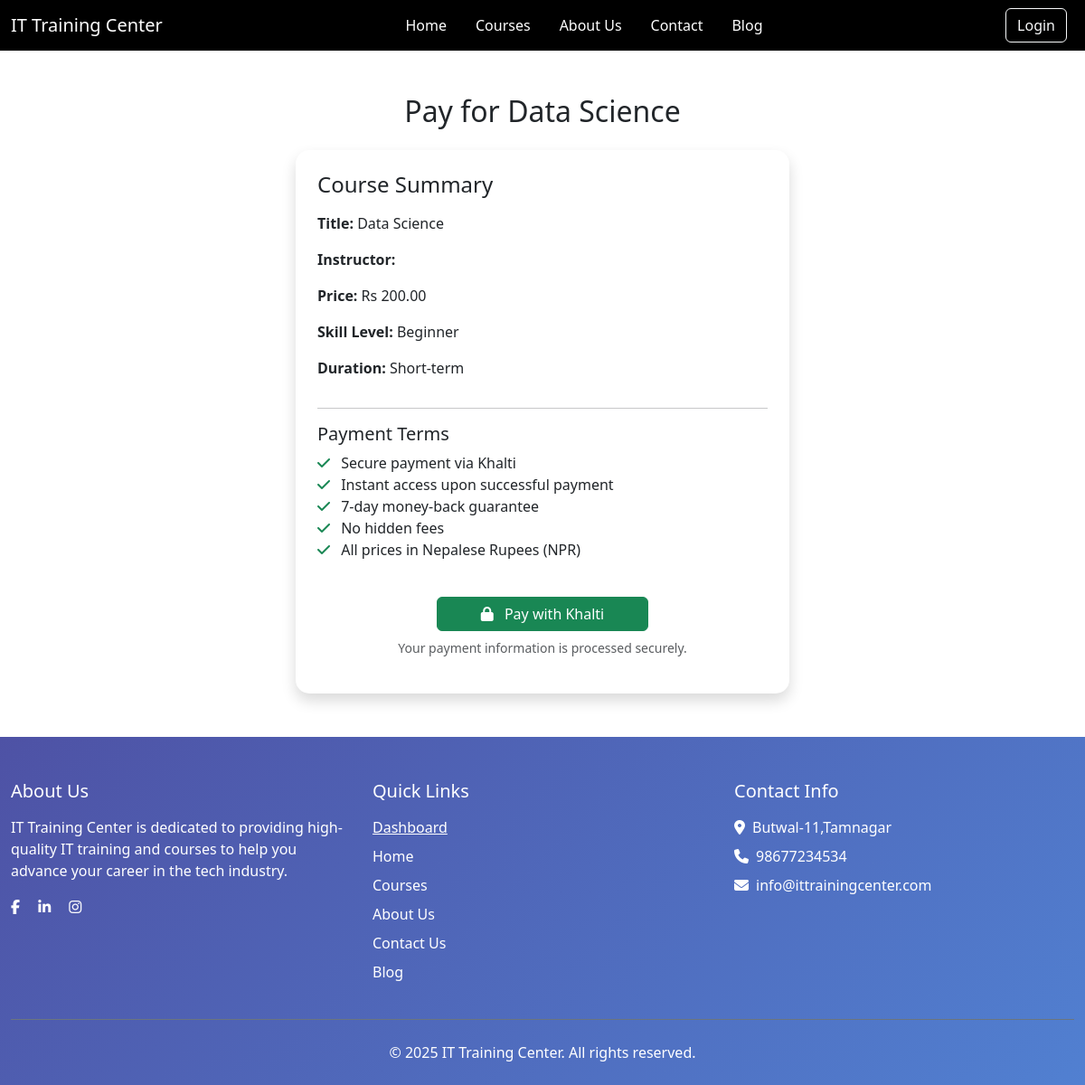
The app's page /payment/4, older data.
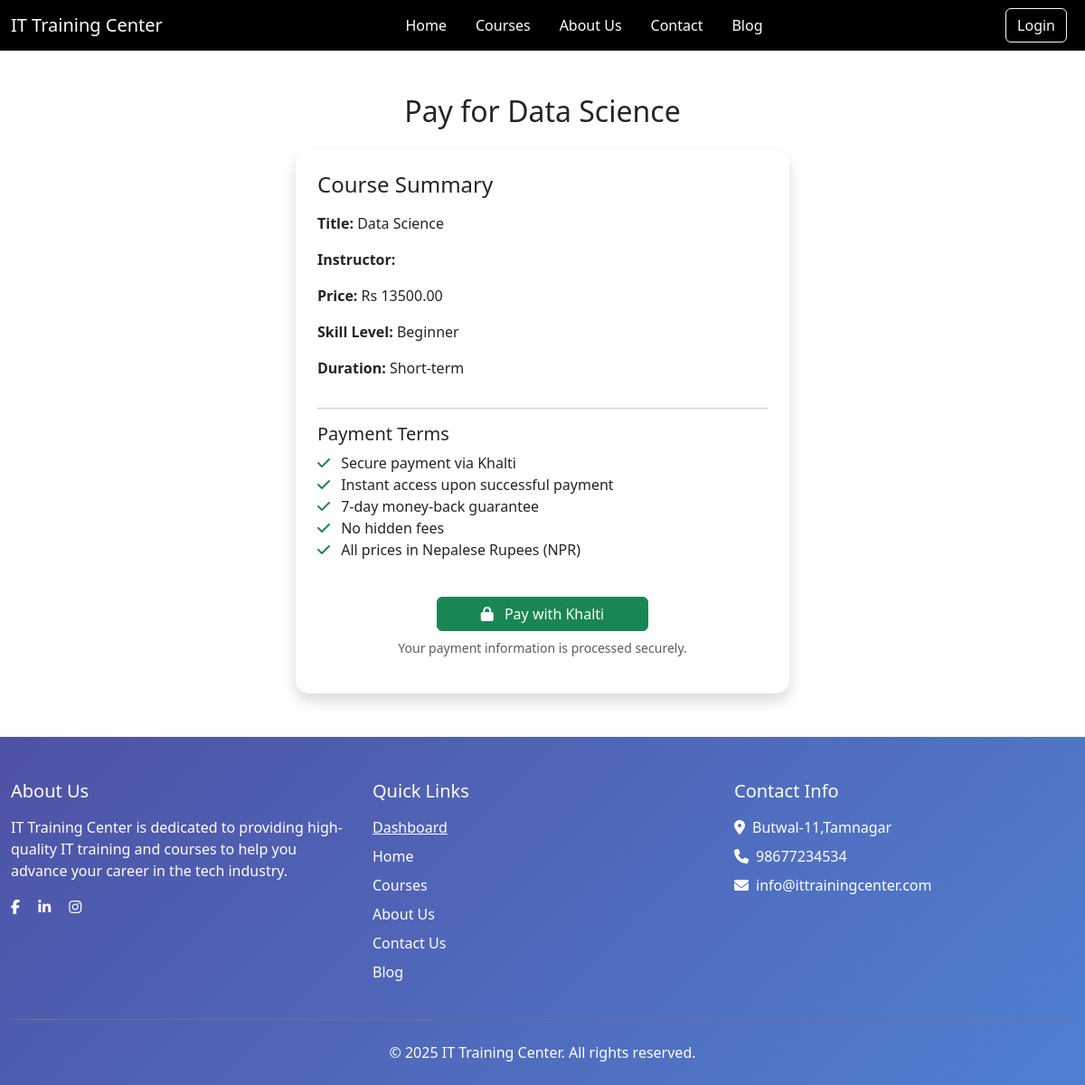
The same page, newer data.
### myapp/models.py (models this page shows, shortened)
class Course(models.Model):
    SKILL_LEVEL_CHOICES = [
        ('beginner', 'Beginner'),
        ('intermediate', 'Intermediate'),
        ('advanced', 'Advanced'),
    ]
    DURATION_CHOICES = [
        ('short-term', 'Short-term'),
        ('long-term', 'Long-term'),
    ]
    instructor = models.ForeignKey(
    settings.AUTH_USER_MODEL,
    on_delete=models.CASCADE,
    null=True,
    blank=True,
    related_name='courses'
)
    title = models.CharField(max_length=200)
    description = models.TextField()
    duration = models.CharField(max_length=20, choices=DURATION_CHOICES)
    skill_level = models.CharField(max_length=20, choices=SKILL_LEVEL_CHOICES)
    prerequisite = models.CharField(max_length=200, blank=True, null=True)
    price = models.DecimalField(max_digits=10, decimal_places=2)
    image = models.ImageField(upload_to='course_thumbnails/')
    promo_video_url = models.URLField(max_length=350, blank=True, null=True, help_text="YouTube/Vimeo embed URL")
    syllabus_video = models.FileField(upload_to='course_videos/', blank=True, null=True,
                                   help_text="Upload video file if not using URL")
    syllabus_text = models.TextField(blank=True, help_text="Detailed course syllabus")
    created_at = models.DateTimeField(auto_now_add=True)

### myapp/views.py (the view)
# urls.py: path('payment/<int:id>',payment,name='payment'),
def payment(request ,id):
    course=Course.objects.get(id=id)
    transaction_id = uuid.uuid4().hex
    return render(request, 'main/payment.html', {'course':course, 'transaction_id':transaction_id})

### myapp/templates/main/payment.html (shortened to what this page needs)
{% extends 'base.html' %}
{% load static %}
{% block content %}
<div class="container py-5">
    <h2 class="text-center mb-4">Pay for {{ course.title }}</h2>
    <div class="row justify-content-center">
        <div class="col-md-6">
            <div class="card shadow p-4">
                <h4 class="mb-3">Course Summary</h4>
                <p><strong>Title:</strong> {{ course.title }}</p>
                <p><strong>Instructor:</strong>
                </p>
                <p><strong>Price:</strong> Rs {{ course.price }}</p>
                <p><strong>Skill Level:</strong> {{ course.get_skill_level_display }}</p>
                <p><strong>Duration:</strong> {{ course.get_duration_display }}</p>
                <hr>
                <div class="mb-4">
                    <h5>Payment Terms</h5>
                    <ul class="list-unstyled">
                        <li><i class="fas fa-check text-success me-2"></i> Secure payment via Khalti</li>
                        <li><i class="fas fa-check text-success me-2"></i> Instant access upon successful payment</li>
                        <li><i class="fas fa-check text-success me-2"></i> 7-day money-back guarantee</li>
                        <li><i class="fas fa-check text-success me-2"></i> No hidden fees</li>
                        <li><i class="fas fa-check text-success me-2"></i> All prices in Nepalese Rupees (NPR)</li>
                    </ul>
                </div>
                <form method="POST" action="{% url 'initiate' %}">
                    <div class="text-center">
                        <button type="submit" class="btn btn-success px-5">
                            <i class="fas fa-lock me-2"></i> Pay with Khalti
                        </button>
                        <p class="small text-muted mt-2">Your payment information is processed securely.</p>
                    </div>
                </form>
            </div>
        </div>
    </div>
</div>
{% endblock %}

Row changes from the older to the newer data that the page shows:
changed Course "Data Science": price "200.00" → "13500.00"
